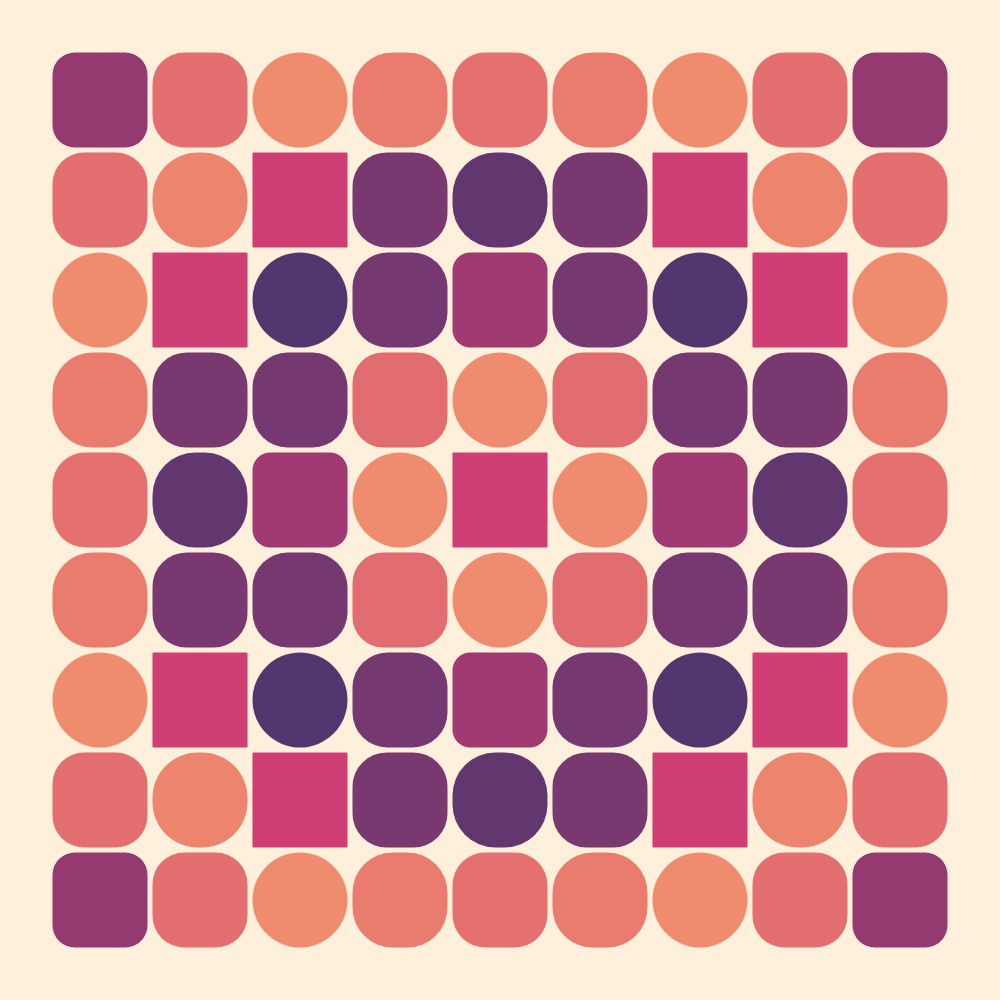
Frame 1 (no input)
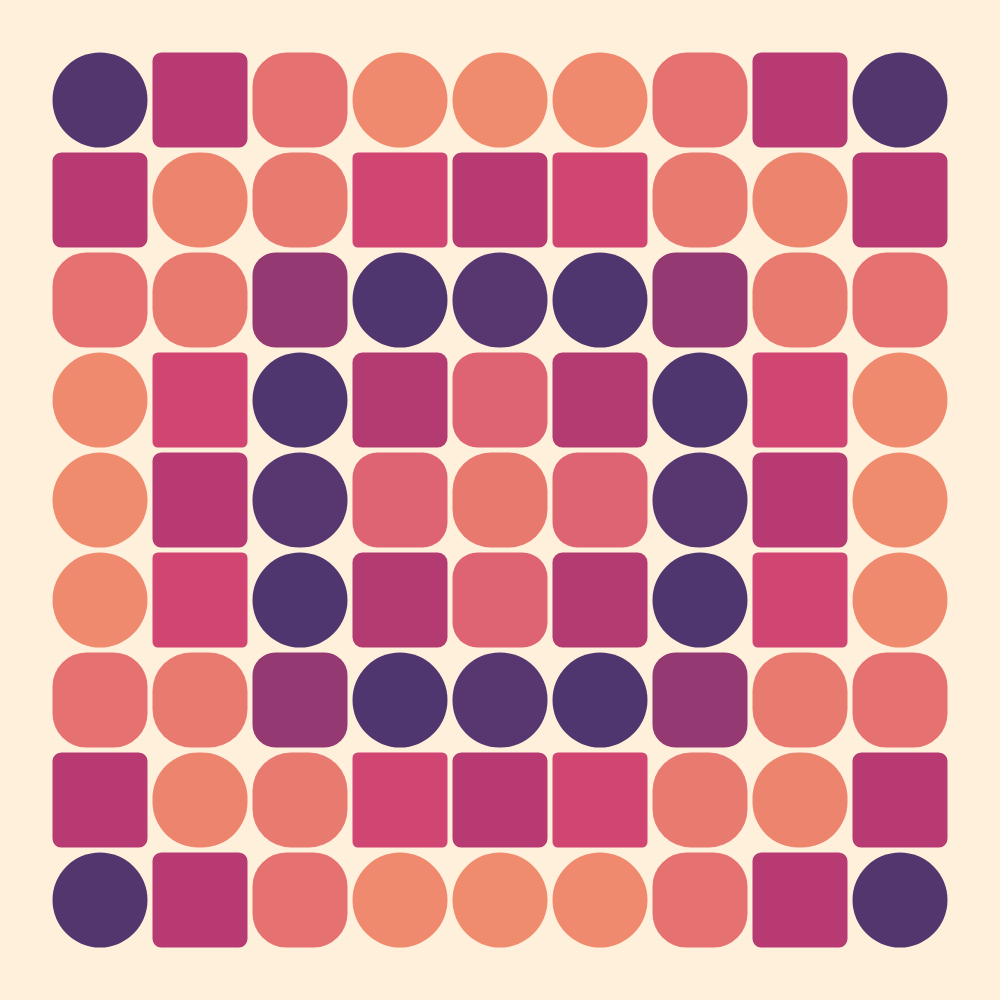
Frame 60 (no input)
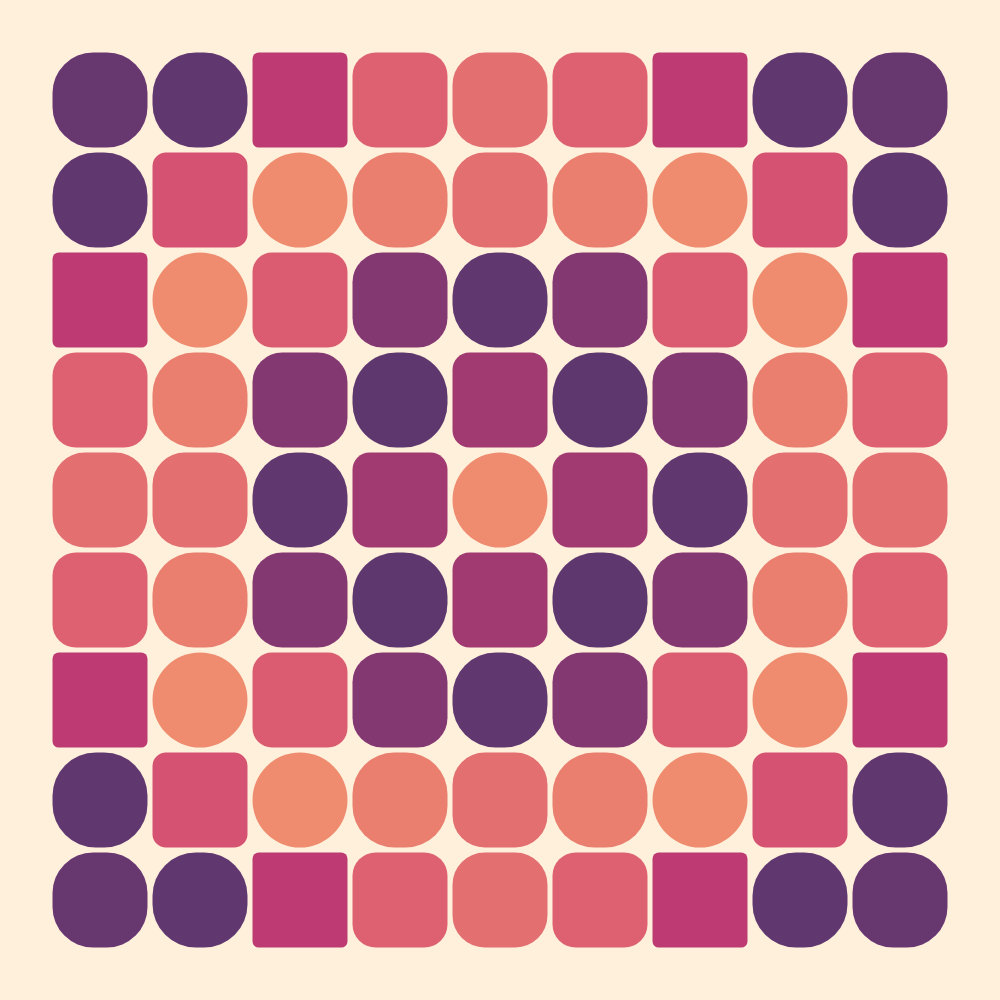
Frame 120 (the mouse pressed at the canvas centre since frame 60)

The p5.js sketch that drew these frames (run headless with seeded random() and noise() and a simulated clock; from frame 60 on, the mouse is pressed at the canvas centre):

// p5.js sketch
// ── sketch.js
function setup() {
  createCanvas(min(windowWidth, windowHeight), min(windowWidth, windowHeight));
  angleMode(DEGREES);
  rectMode(CENTER);
  noStroke();
  fill(0);
}

function draw() {
  background(255, 240, 220);
  
  let rectNum = 9;
  let size = width / (rectNum + 1);
  
  for(let x = 0; x < rectNum; x++) {
    for(let y = 0; y < rectNum; y++){
      let xPos = map(x, 0, rectNum-1, size, width - size);
      let yPos = map(y, 0 , rectNum-1, size, height - size);
      
      // Determine distance from center to create an animation offset
      let distFromCenter = dist(xPos, yPos, width / 2, height / 2);
      let timeOffset = distFromCenter; 
      let animFactor = sin(millis() * 0.05 + timeOffset);
      
      // Map the animation factor to determine corner rounding size
      let roundSize = map(abs(animFactor), 0, 1, 0, size / 2);
      
      let from = color("#50366F");
      let mid = color("#CD3C73");
      let to = color("#F08C6E");
      
      let colVal;
      if(animFactor < 0){
        // Transition from purple to pink
        let step = map(animFactor, -1, 0, 0, 1);
        colVal = lerpColor(from, mid, step);
      }
      else {
        // Transition from pink to orange
        colVal = lerpColor(mid, to, animFactor);
      }
      
      fill(colVal);
      square(xPos, yPos, size-5, roundSize);
    }
  }
}

function windowResized() {
  resizeCanvas(min(windowWidth, windowHeight), min(windowWidth, windowHeight));
}
